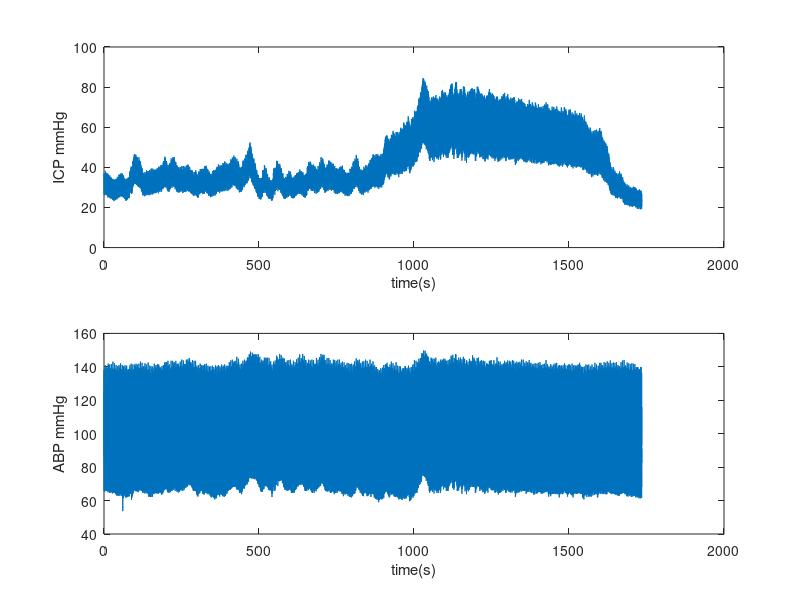

MATLAB code to generate this figure:
M = csvread('021051CD.csv',1,0);
t = 0:1/50:1/50*(size(M,1)-1);
figure;
subplot(2,1,1);
plot(t,M(:,3));
xlabel('time(s)');
ylabel('ICP mmHg');
subplot(2,1,2);
plot(t,M(:,2));
xlabel('time(s)');
ylabel('ABP mmHg');